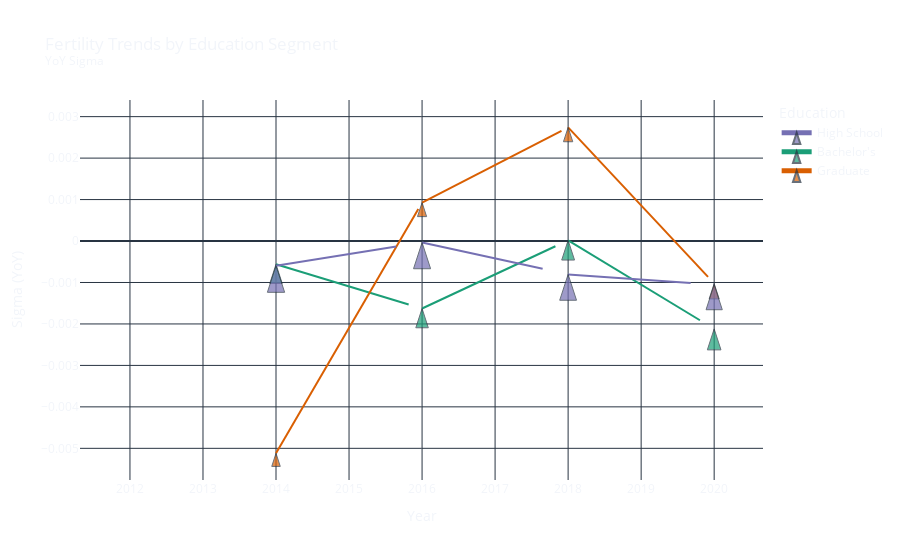

Source (notebook cell):
### Markdown cell above
# Advancing the Statistic

While point differential is better than raw change, point differential doesn't account for the fact that adding 1 woman to the population ought to increase the number of children by the crude fertility rate. If the crude fertility rate of a population is 1.7, then the expected change in children after adding 1 women is 1.7. Therefore, a better method for assessing the segment's trend is one that accounts for expectations.

A raw figure would be the difference in expected children and observed children from period $t_0$ to $t_1$.

**Variables**

$C$: Children

$W$: Women

$r$: Children per woman (child rate)

$t_0$: Beginning of period

$t_1$: End of period

$$\hat{C} = W_{t_1} r_{t_0}$$
$$e = C_{t_1} - \hat{C}$$

When the segment has a stable child rate, the error should approximate 0.

To standardize this we can divide by the observed and predicted children. This only really holds as long as observed or predicted children aren't 0, but we have bigger problems if we're running into that edge case.

$$\sigma = \frac{e}{C_{t_1} \hat{C}}$$

$$=\frac{C_{t_1} - \hat{C}}{C_{t_1} \hat{C}}$$

$$=\frac{1}{\hat{C}} - \frac{1}{C_{t_1}}$$


If the expectation is 1 child, but the observed is 2, $\sigma=0.5$. If the expectation is 2 children but the observed is 1, $\sigma=-0.5$. If the expectation is 100 children but the observed is 1, $\sigma=-.99$.

**Notes**

$-1 < \sigma < 1$ is easily interpretable, but I found interpreting $\sigma$ plots with large populations difficult as $\sigma$ becomes impossibly small. I convert population totals to millions for legibility in plots. The constant has a linear impact on $\sigma$.

$C=xc$

$W=xw$

$\hat{C} = xw_{t_1} r_{t_0}$

$$\sigma=\frac{1}{\hat{C}} - \frac{1}{C_{t_1}}$$

$$=\frac{1}{xw_{t_1} r_{t_0}} - \frac{1}{xc_{t_1}}$$

$$=\frac{1}{x} \cdot (\frac{1}{w_{t_1} r_{t_0}} - \frac{1}{c_{t_1}})$$

### Code cell
def sigma(r: float, w: int, c: int) -> float:
    """Calculate the standardized error between the predicted number of children and the observed number of children.

    :param r:   The child rate to predict with.
    :param w:   The observed number of women.
    :param c:   The observed number of children.
    :return:    The standardized error between the predicted number of children and the observed number of children.
    """
    # Calculate the error between the predicted number of children and the actual number of children
    predicted = w * r
    error = c - predicted
    # Return the standardized error
    return error / (c * predicted)

fdf = make_education_filtered_df(df.copy())
# Convert to millions
fdf["Women (Millions)"] = fdf["Total Women"] / 1_000_000
fdf["Children (Millions)"] = fdf["Total Children"] / 1_000_000

ed_by_year_dataframes = []
for education, edf in fdf.groupby("Education"):
    by_year = edf.groupby("Year", as_index=False).agg(
        {
            "Children (Millions)": "sum",
            "Women (Millions)": "sum",
        }
    )
    by_year["Child Rate"] = by_year["Children (Millions)"] / by_year["Women (Millions)"]
    by_year["Sigma"] = sigma(by_year["Child Rate"].shift(), by_year["Women (Millions)"], by_year["Children (Millions)"])
    by_year["Education"] = education
    ed_by_year_dataframes.append(by_year)

fdf = pd.concat(ed_by_year_dataframes)
# Create a normalized sigma column for a second y-axis
fdf["Normalized Sigma"] = fdf["Sigma"] / fdf["Sigma"].abs().max()

fig = px.scatter(
    fdf,
    x="Year",
    y="Sigma",
    color="Education",
    size="Women (Millions)",
    title="Fertility Trends by Education Segment<br><sup>YoY Sigma</sup>",
    template="plotly_dark",
    hover_name="Education",
    hover_data={
        "Year": True,
        "Children (Millions)": ":.2f",
        "Women (Millions)": ":.2f",
    },
    labels={
        "Sigma": "Sigma (YoY)",
    },
    color_discrete_sequence=colorbrewer.Dark2,           
)
# Update legend rank
fig.for_each_trace(
    lambda trace: trace.update(
        legendrank=education_rank_order.index(trace.name)
    )
)

fig.update_layout(
    paper_bgcolor='rgba(0,0,0,0)',
    plot_bgcolor='rgba(0,0,0,0)',
    hovermode="x",
)
fig.update_traces(mode="markers+lines", marker=dict(symbol="arrow"))
fig

### Figure 1 — Plotly figure (JSON) as saved in the notebook; plotly's stock layout.template omitted (floating-point values rounded to 4 significant figures)
{"data": [{"customdata": [[17.54, 14.41], [18.48, 15.34], [18.22, 15.59], [19.15, 16.38], [20.68, 18.5]], "hovertemplate": "<b>%{hovertext}</b><br><br>Education=Bachelor's<br>Year=%{x}<br>Sigma (YoY)=%{y}<br>Women (Millions)=%{customdata[1]:.2f}<br>Children (Millions)=%{customdata[0]:.2f}<extra></extra>", "hovertext": ["Bachelor's", "Bachelor's", "Bachelor's", "Bachelor's", "Bachelor's"], "legendgroup": "Bachelor's", "legendrank": 1, "marker": {"color": "rgb(27,158,119)", "size": [14.41, 15.34, 15.59, 16.38, 18.5], "sizemode": "area", "sizeref": 0.07611, "symbol": "arrow"}, "mode": "markers+lines", "name": "Bachelor's", "orientation": "v", "showlegend": true, "type": "scatter", "x": [2012, 2014, 2016, 2018, 2020], "xaxis": "x", "y": [null, -0.0005619, -0.001628, 1.719e-05, -0.002119], "yaxis": "y"}, {"customdata": [[8.6, 6.68], [8.839, 7.191], [10.29, 8.294], [11.04, 8.632], [12.61, 9.994]], "hovertemplate": "<b>%{hovertext}</b><br><br>Education=Graduate<br>Year=%{x}<br>Sigma (YoY)=%{y}<br>Women (Millions)=%{customdata[1]:.2f}<br>Children (Millions)=%{customdata[0]:.2f}<extra></extra>", "hovertext": ["Graduate", "Graduate", "Graduate", "Graduate", "Graduate"], "legendgroup": "Graduate", "legendrank": 2, "marker": {"color": "rgb(217,95,2)", "size": [6.68, 7.191, 8.294, 8.632, 9.994], "sizemode": "area", "sizeref": 0.07611, "symbol": "arrow"}, "mode": "markers+lines", "name": "Graduate", "orientation": "v", "showlegend": true, "type": "scatter", "x": [2012, 2014, 2016, 2018, 2020], "xaxis": "x", "y": [null, -0.00512, 0.0009276, 0.00274, -0.001024], "yaxis": "y"}, {"customdata": [[45.68, 30.44], [43.26, 29.6], [42.3, 28.98], [39.78, 28.16], [35.67, 26.23]], "hovertemplate": "<b>%{hovertext}</b><br><br>Education=High School<br>Year=%{x}<br>Sigma (YoY)=%{y}<br>Women (Millions)=%{customdata[1]:.2f}<br>Children (Millions)=%{customdata[0]:.2f}<extra></extra>", "hovertext": ["High School", "High School", "High School", "High School", "High School"], "legendgroup": "High School", "legendrank": 0, "marker": {"color": "rgb(117,112,179)", "size": [30.44, 29.6, 28.98, 28.16, 26.23], "sizemode": "area", "sizeref": 0.07611, "symbol": "arrow"}, "mode": "markers+lines", "name": "High School", "orientation": "v", "showlegend": true, "type": "scatter", "x": [2012, 2014, 2016, 2018, 2020], "xaxis": "x", "y": [null, -0.0005972, -3.527e-05, -0.0008046, -0.001055], "yaxis": "y"}], "layout": {"hovermode": "x", "legend": {"itemsizing": "constant", "title": {"text": "Education"}, "tracegroupgap": 0}, "paper_bgcolor": "rgba(0,0,0,0)", "plot_bgcolor": "rgba(0,0,0,0)", "title": {"text": "Fertility Trends by Education Segment<br><sup>YoY Sigma</sup>"}, "xaxis": {"anchor": "y", "domain": [0, 1], "title": {"text": "Year"}}, "yaxis": {"anchor": "x", "domain": [0, 1], "title": {"text": "Sigma (YoY)"}}}}
